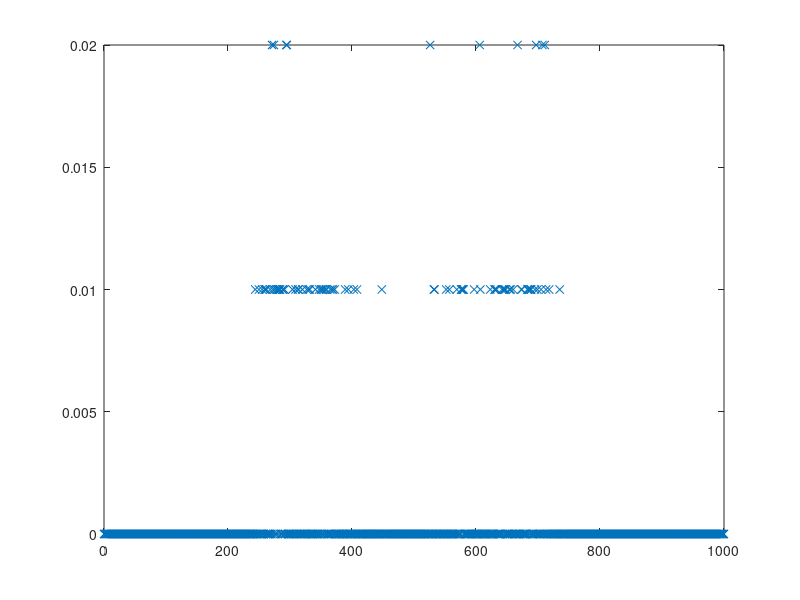

Reproduce this figure in MATLAB.
clc;clear;

num_avg = 1000;
EbNodB = 5;
% [AveLRContradict] = wb_Main_DAS_NetwrokCoding(0.01,0.1,EbNodB,num_avg);
load AveLRContradict_5dB AveLRContradict;

n = zeros(1,num_avg+1);
for i=0:num_avg
    n(i+1) = histc(AveLRContradict(101:200),i);
end
n = n/100;
figure();
plot(0:num_avg,n,'x');

relay_contradict = AveLRContradict(101:200);
m = mean(relay_contradict);
index_large = find(relay_contradict > m);
index_small = find(relay_contradict < m);
std_large = std(relay_contradict(index_large));
std_small = std(relay_contradict(index_small));
std_sum = std_large + std_small;

m_large = mean(relay_contradict(index_large));
m_small = mean(relay_contradict(index_small));
m_new = 0.5*(m_large + m_small);

m_temp = m_new;
i = 1;
while(i)    
    
    index_large_temp = find(relay_contradict > m_temp);
    index_small_temp = find(relay_contradict < m_temp);
    
    m_large_temp = mean(relay_contradict(index_large_temp));
    m_small_temp = mean(relay_contradict(index_small_temp));
    m_new_temp = 0.5*(m_large_temp + m_small_temp);    
    
    if abs(m_new_temp - m_temp) < 10^-6
        break;
    end
    m_temp = m_new_temp;
    i = i + 1;
end

m_new_temp
index_large_temp = find(relay_contradict > m_new_temp)
index_small_temp = find(relay_contradict < m_new_temp)

